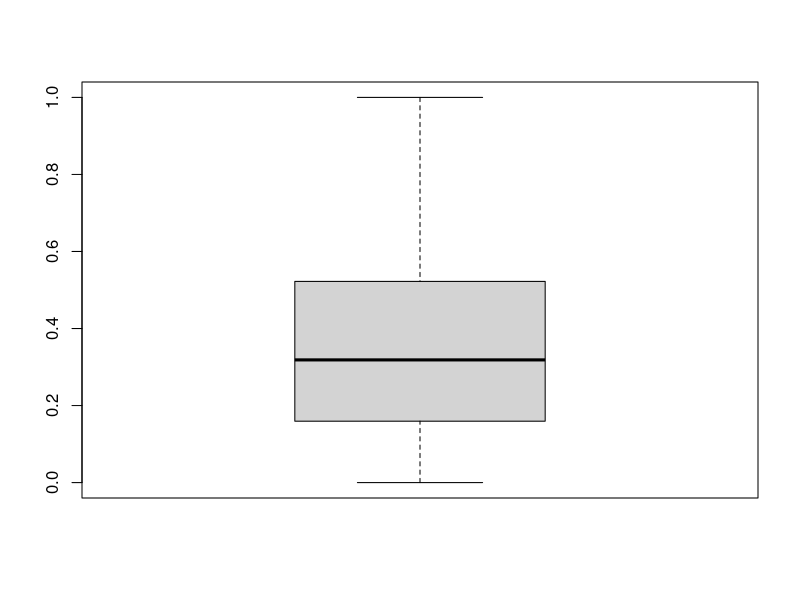
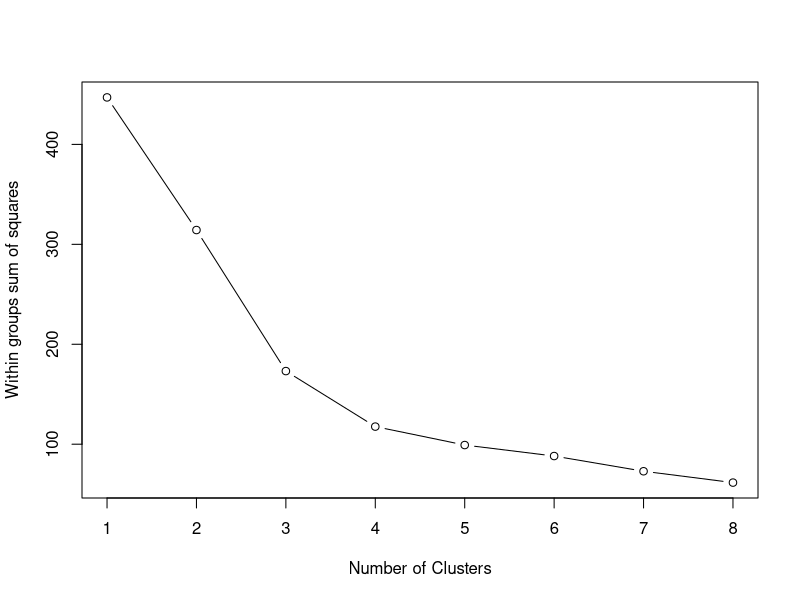

Reproduce these figures in R, in order.
## ---- chunk 1
library(tidyverse)
## ---- chunk 2
seg_urban_df <- read.csv(file="../../data/processed/seg_wise_urban.csv")

groups_levels <- seg_urban_df %>% filter(year==2001) %>% pull(groups)
seg_urban_df <- seg_urban_df %>%
    mutate(f_year = as.factor(f_year)) %>%
    mutate(groups = factor(groups, levels=groups_levels)) %>% # get the group levels right
    mutate(f_group = as.numeric(groups))
str(seg_urban_df)
## ---- chunk 3
seg_urban_01_df <- seg_urban_df %>% 
    filter(year==2001) %>% 
    select(groups, f_group, seg_urban_perc) %>%
    rename(seg_urban_perc_01 = seg_urban_perc)
# head(seg_urban_01_df, 5)

seg_urban_17_df <- seg_urban_df %>% 
    filter(year==2017) %>% 
    select(groups, f_group, seg_urban_perc) %>%
    rename(seg_urban_perc_17 = seg_urban_perc)
# head(seg_urban_17_df, 5)

df_urban_incre <- seg_urban_01_df %>%
    left_join(seg_urban_17_df, by = c("groups", "f_group")) %>%
    mutate(increment = seg_urban_perc_17 - seg_urban_perc_01) %>%
    mutate(incre_perc = increment/seg_urban_perc_17) %>%
    mutate(incre_perc = case_when(is.na(incre_perc) ~ 0,
                                         TRUE ~ incre_perc)) %>%
    rename(intl = seg_urban_perc_01, 
           end = seg_urban_perc_17)
head(df_urban_incre)
## ---- chunk 4
boxplot(df_urban_incre$incre_perc)
## ---- chunk 5
clust_var <- c("intl", "increment", "incre_perc")

urb_std <- df_urban_incre %>%
  dplyr::select(all_of(clust_var)) %>%
  scale(.) # use scales to standardize all variables
## ---- chunk 6
# K-mean cluster
wssplot <- function(data, nc=15, seed=178){
  wss <- (nrow(data)-1)*sum(apply(data,2,var))
  for (i in 2:nc){
    set.seed(seed)
    wss[i] <- sum(kmeans(data, centers=i)$withinss)}
  plot(1:nc, wss, type="b", xlab="Number of Clusters",
       ylab="Within groups sum of squares")} 

wssplot(urb_std, nc=8) 
## ---- chunk 7
# # Open a PNG device
# png("../../results/figures/fig_S_2_wssplot.png", width = 1600, height = 1200, res = 300)
# 
# # Create the plot
# p <- wssplot(urb_std, nc = 8)
# 
# # Close the device
# dev.off()
## ---- chunk 8
set.seed(178) # k-means clustering algorithm starts with k randomly selected centroids,
# using set.seed() function for reproducible results.
k_means_fit <- kmeans(urb_std, 4) 
df_urban_incre_kmean <- df_urban_incre %>%
    mutate(development_levels = factor(k_means_fit$cluster, 
        labels = c("less-developed", "fast-developing", "highly-developed", "developed") )) %>%
    select(groups, intl, increment, incre_perc, development_levels)
head(df_urban_incre_kmean, 5)
tail(df_urban_incre_kmean, 5)
str(df_urban_incre_kmean)
## ---- chunk 9
# write.csv(df_urban_incre_kmean, 
#           file = "../../data/analysis_outputs/trend_analysis/urban_cluster_results.csv", 
#           row.names = FALSE)
